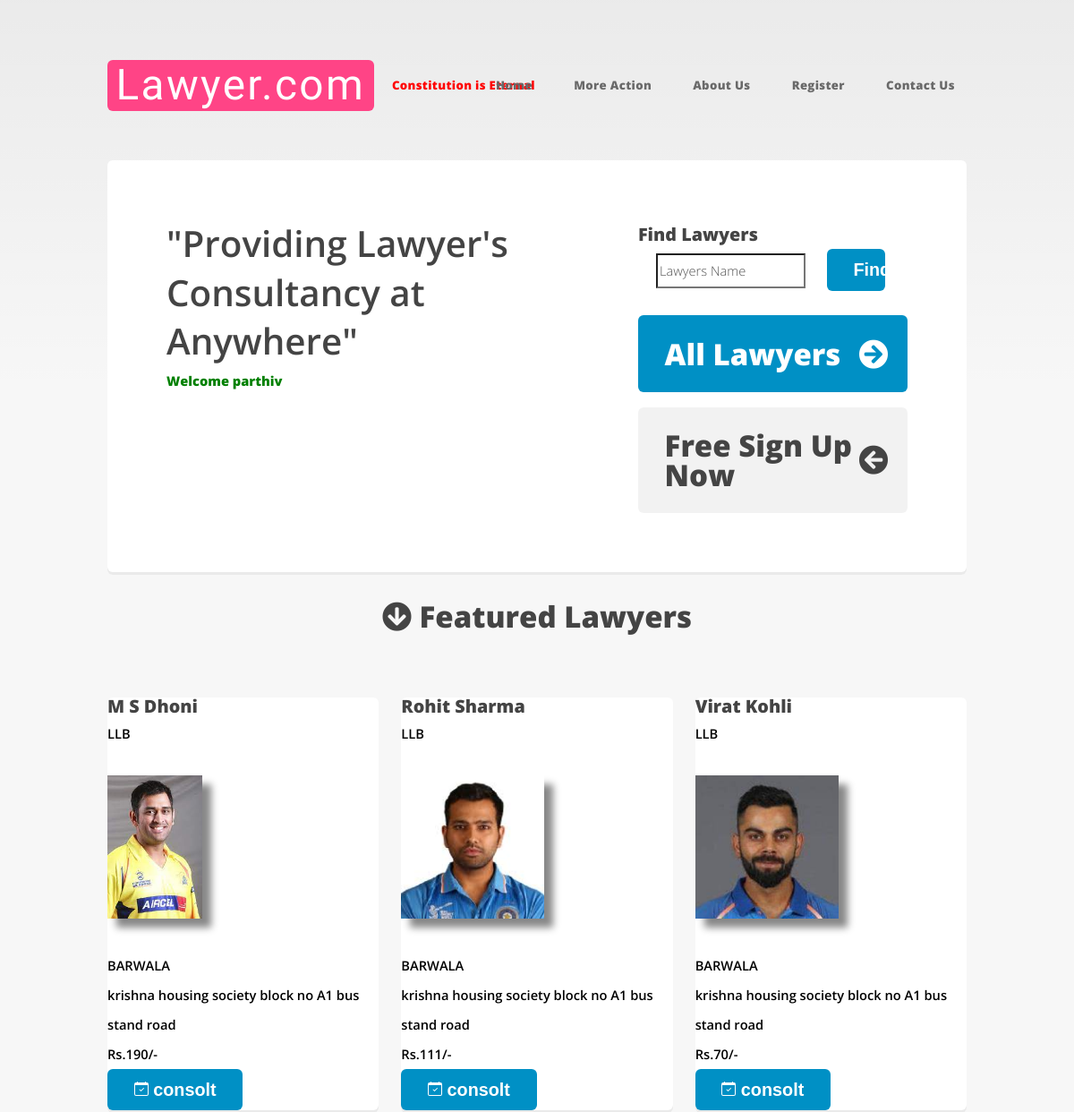
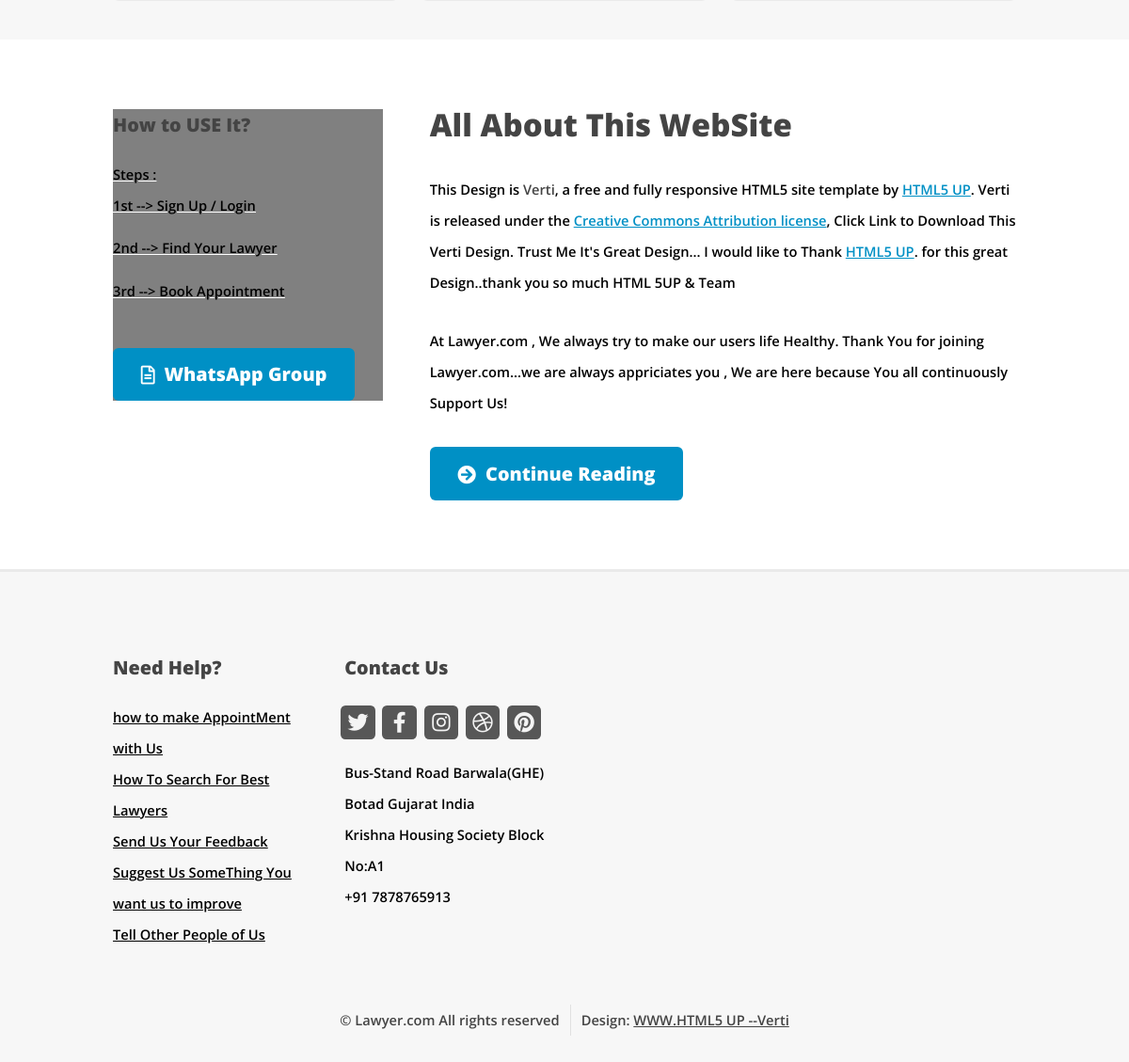
The app's page / (signed in) with its own data (2 pictures, top to bottom).
### apnalawyer_app/models.py (models this page shows, shortened)
class Lawyer(models.Model):
    id = models.AutoField(primary_key=True) #aa pachhi thi add karel chhe-->primary_key
    image = models.ImageField(upload_to='lawyer_images', default="")
    name = models.CharField(max_length=40, null=False)
    address = models.CharField(max_length=150 , null=False)
    city = models.CharField(max_length=10 , null=False , default="")
    degree = models.CharField(max_length=40 , null=False)
    fees = models.CharField(max_length=8, null=False)
    office_address = models.CharField(max_length=150 , null=True)
    specializatioin = models.CharField(max_length=40 , null=True)
    average_time_per_client_minute = models.CharField(max_length=4 , null=False , default="30")
    mobile_number = models.CharField(max_length=15 ,  null=False)
    telephone_number = models.CharField( max_length=15 , null=False)
    email_id = models.EmailField(max_length=30 , null=False , unique=False)
    payment_number = models.CharField(max_length=15 ,null=False)
    emergency_charge = models.CharField( max_length=15 ,null=False)
    achievements = models.CharField(max_length=300, null=True)
    username = models.CharField(max_length=18 , null=False , unique=True)
    password = models.CharField(max_length=14 , null=False , unique=False)

### apnalawyer_app/views.py (the view)
# urls.py: path("", views.index, name="index"),
def index(request):
    lawyers = Lawyer.objects.all()
    params = {'lawyer': lawyers}
    return render(request, 'index.html', params)

### apnalawyer_app/templates/index.html (shortened to what this page needs)
{% extends 'base.html' %}
{% block body %}
{% load static %}
<div id="banner-wrapper hh">
    <div id="banner" class="box container">
        <div class="row">
            <div class="col-7 col-12-medium">
                <p><strong>"Providing Lawyer's Consultancy at Anywhere"</strong></p>
                {% if user.is_authenticated %}
                <h1 class="success_login_message"> Welcome {{request.user}} </h1>
                {% endif %}
            </div>
            <div class="col-5 col-12-medium">
                <ul>
                    <h3 class="find_here">Find Lawyers</h3>
                    <form action="/l_search.html" method="get" class="d-flex search_form">
                        <input class="form-control me-2 search_button" type="search" id="search" name="search"
                               placeholder="Lawyers Name" aria-label="Search">
                        <button class="btn btn-outline-success find-lawyer" type="submit">Find</button>
                    </form>
                    <li><a href="consolt_page.html" class="button large icon solid fa-arrow-circle-right">All
                        Lawyers</a></li>
                    <li><a href="/user_sign_up.html" class="button alt large icon solid fa-arrow-circle-left">Free Sign
                        Up Now</a></li>
                </ul>
            </div>
        </div>
    </div>
</div>
<br>
<header>
    <center>
        <h2 class="large icon solid fa-arrow-circle-down"> Featured Lawyers </h2>
    </center>
</header>
<div id="features-wrapper">
    <div class="container">
        <div class="row">
            <div class="col-4 col-12-medium">
                <section class="box feature">
                    <header>
                        <h2>{{ lawyer.0.name }}</h2>
                        <p>{{ lawyer.0.degree }}</p>
                    </header>
                    <div class="card mb-4" style="max-width: 540px;">
                        <div class="row g-0">
                            <div class="col-md-4">
                                <img src='/media/{{lawyer.0.image}}' class="card-img" alt="..." height="160px">
                            </div>
                            <div class="col-md-8">
                                <div class="card-body">
                                    <p class="card-text">{{ lawyer.0.city }} </p>
                                    <p class="card-text">{{ lawyer.0.address }} </p>
                                    <p class="card-text">Rs.{{ lawyer.0.fees }}/- </p>
                                    <a href="consolt_view/{{lawyer.0.id}}">
                                        <button type="button" class="btn btn-primary">
                                            consolt
                                        </button>
                                    </a>
                                </div>
                            </div>
                        </div>
                    </div>
                </section>
            </div>
            <div class="col-4 col-12-medium">
                <section class="box feature">
                    <header>
                        <h2>{{ lawyer.1.name }}</h2>
                        <p>{{ lawyer.1.degree }}</p>
                    </header>
                    <div class="card mb-4" style="max-width: 540px;">
                        <div class="row g-0">
                            <div class="col-md-4">
                                <img src='/media/{{ lawyer.1.image }}' class="card-img" alt="..." height="160px">
                            </div>
                            <div class="col-md-8">
                                <div class="card-body">
                                    <p class="card-text">{{ lawyer.1.city }}</p>
                                    <p class="card-text">{{ lawyer.1.address }}</p>
                                    <p class="card-text">Rs.{{ lawyer.1.fees }}/- </p>
                                    <a href="consolt_view/{{lawyer.1.id}}">
                                        <button type="button" class="btn btn-primary">
                                            consolt
                                        </button>
                                    </a>
                                </div>
                            </div>
                        </div>
                    </div>
                </section>
            </div>
            <div class="col-4 col-12-medium">
                <section class="box feature">
                    <header>
                        <h2>{{ lawyer.2.name }}</h2>
                        <p>{{ lawyer.2.degree }}</p>
                    </header>
                    <div class="card mb-4" style="max-width: 540px;">
                        <div class="row g-0">
                            <div class="col-md-4">
                                <img src='/media/{{ lawyer.2.image }}' class="card-img" alt="..." height="160px">
                            </div>
                            <div class="col-md-8">
                                <div class="card-body">
                                    <p class="card-text">{{ lawyer.2.city }} </p>
                                    <p class="card-text">{{ lawyer.2.address }} </p>
                                    <p class="card-text">Rs.{{ lawyer.2.fees }}/- </p>
                                    <a href="consolt_view/{{lawyer.2.id}}">
                                        <button type="button" class="btn btn-primary">
                                            consolt
                                        </button>
                                    </a>
                                </div>
                            </div>
                        </div>
                    </div>
                </section>
            </div>
        </div>
    </div>
</div>
<div id="main-wrapper">
    <div class="container">
        <div class="row gtr-200">
            <div class="col-4 col-12-medium">
                <div id="sidebar">
                    <section class="widget thumbnails how_to_use">
                        <h3>How to USE It?</h3>
                        <div class="grid">
                            <span> <b class="steps"> Steps :</b> </span>
                            <div class="row gtr-50">
                                <a href="/">
                                    <div class="row-3 steps"><strong class="steps">1st --> Sign Up / Login</strong>
                                    </div>
                                </a><br>
                                <div class="row-3 steps"><strong class="steps">2nd --> Find Your Lawyer</strong></div>
                                <div class="row-3 steps"><strong class="steps">3rd --> Book Appointment</strong></div>
                            </div>
                        </div>
                        <a href="#" class="button icon fa-file-alt">WhatsApp Group</a>
                    </section>
                </div>
            </div>
            <div class="col-8 col-12-medium imp-medium">
                <div id="content">
                    <section class="last">
                        <h2>All About This WebSite</h2>
                        <p>This Design is <strong>Verti</strong>, a free and fully responsive HTML5 site template by <a
                                href="http://html5up.net">HTML5 UP</a>.
                            Verti is released under the <a href="http://html5up.net/license">Creative Commons
                                Attribution license</a>,
                            Click Link to Download This Verti Design. Trust Me It's Great Design...
                            I would like to Thank <a
                                    href="http://html5up.net">HTML5 UP</a>. for this great Design..thank you so much
                            HTML 5UP & Team</p>
                        <p> At Lawyer.com , We always try to make our users life Healthy.
                            Thank You for joining Lawyer.com...we are always appriciates you , We are here because You
                            all continuously Support Us!</p>
                        <a href="#" class="button icon solid fa-arrow-circle-right">Continue Reading</a>
                    </section>
                </div>
            </div>
        </div>
    </div>
</div>
</div>
{% endblock %}

### apnalawyer_app/templates/index.html (style rules this page uses)
body { color: black; font-weight: 555; }
.card-img { box-shadow: 10px 10px 8px #888888; border: 5px; }
.search_button { margin-right: 20px; margin-bottom: 10px; }
.find-lawyer { width: 25%; }
.search_form { margin: 20px; margin-top: 0px; }
.find_here { margin: 0px; }
#banner { margin-top: 10px; }
.steps { text-decoration: white underline; color : black; }
.how_to_use { background-color : grey; }
.success_login_message { color : green; }

### records on screen
Lawyer: name "M S Dhoni", degree "LLB", image (picture), city "BARWALA", address "krishna housing society block no A1 bus stand road", fees "190"
Lawyer: name "Rohit Sharma", degree "LLB", image (picture), city "BARWALA", address "krishna housing society block no A1 bus stand road", fees "111"
Lawyer: name "Virat Kohli", degree "LLB", image (picture), city "BARWALA", address "krishna housing society block no A1 bus stand road", fees "70"

### other values on screen
{{ request.user }} "parthiv"
